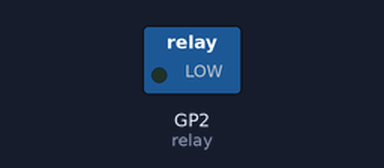
The program below on a simulated Raspberry Pi Pico running MicroPython. Parts: switched loads named in the program (green lamp = pin HIGH). Dashed ring = blinking. What the program prints to the serial console is not drawn.

Above: at 0.5 s.
Timing chart, 0 to 4.6 s (numbered marks = the images above):
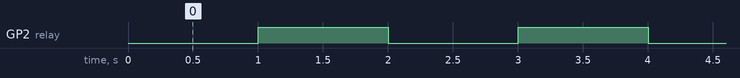

Measured:
- by itself, GP2 (relay): alternates HIGH for 1.0 s and LOW for 1.0 s

The program:

relay.py
```python
from machine import Pin
import time

relay = Pin(2, Pin.OUT) # The pin that is connected to the Input Circuit of the Relay

while True:  # Loop forever
    relay.value(0)  # Turn the relay ON
    print("on")
    time.sleep(1)
    relay.value(1)  # Turn the relay OFF
    print("off")
    time.sleep(1)
    
```
